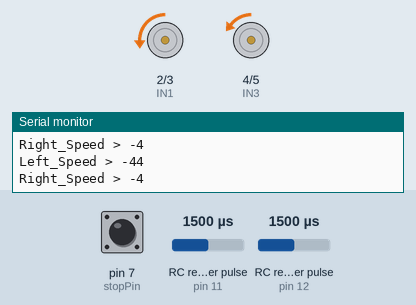
Recording of a sketch running on a simulated Arduino Uno, built with avr-gcc and run on an emulated ATmega328P. On the bench: motor-driver pin pairs drawn as motors (green arrow = first pin HIGH = forward, orange = second pin HIGH = backward, longer = more drive, scaled by the enable pin), the last lines printed to the serial monitor. Wiring (inferred from the names in the program): 2 × RC receiver channel: data pin 11 / data pin 12. The test bench sets the inputs (shaded band); at power-on: RC receiver pulse (sensors on pin 11, pin 12) 1500 µs, pin 7 (stopPin) LOW.

Above: at 1.2 s.
1.3 s: RC receiver pulse (sensor on pin 11) set to 1020 µs
At 2.6 s:
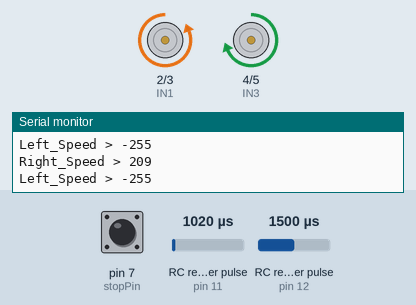
4.3 s: RC receiver pulse (sensor on pin 12) set to 1250 µs
At 5.7 s:
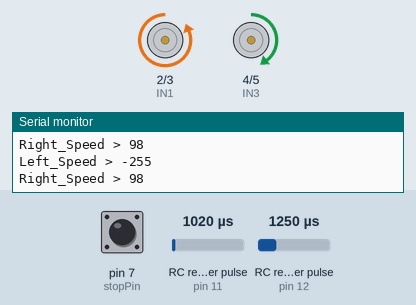
6.1 s: RC receiver pulse (sensor on pin 11) set to 1750 µs
At 7.9 s:
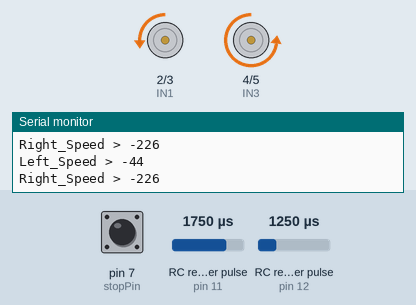
9.1 s: RC receiver pulse (sensor on pin 12) set to 1020 µs
At 10.6 s:
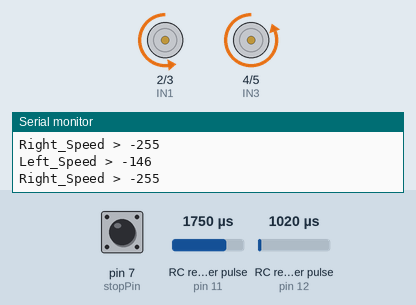
10.9 s: RC receiver pulse (sensor on pin 11) set to 1250 µs
At 11.8 s:
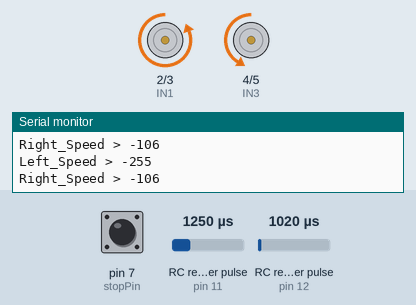
13.9 s: RC receiver pulse (sensor on pin 12) set to 1500 µs
At 15.8 s:
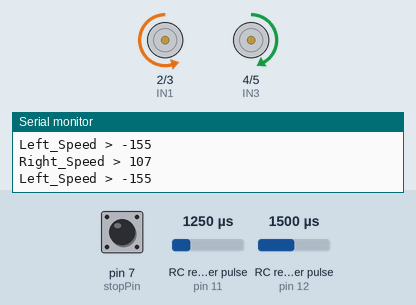
Timing chart, 0 to 17.3 s (numbered marks = the images above; inputs shaded):
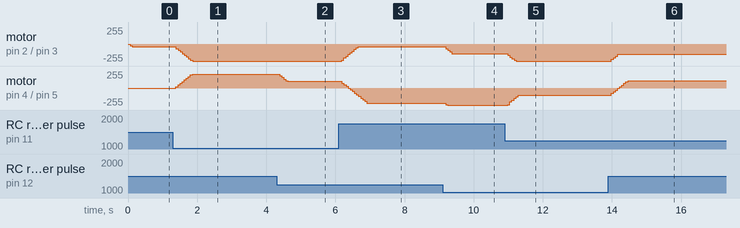

The sketch:

Incrementing_speed.ino
```cpp
// ===== Receiver Pins =====
const int throttlePin = 12;
const int steeringPin = 11;

// Emergency Stop Pin
const int stopPin = 7;

// ===== Motor Driver Pins =====
// Left Motor
const int IN1 = 2;
const int IN2 = 3;
const int ENA = 9;

// Right Motor
const int IN3 = 4;
const int IN4 = 5;
const int ENB = 10;

// ===== Variables =====
int throttle = 0;
int steering = 0;

int leftTarget = 0;
int rightTarget = 0;

int leftSpeed = 0;
int rightSpeed = 0;

// Smooth ramp speed (higher = faster response)
int rampStep = 25;

// ===== Timing =====
unsigned long lastLoopTime = 0;
const unsigned long loopInterval = 20; // ms — replaces delay(20)

void setup(){
  pinMode(throttlePin, INPUT);
  pinMode(steeringPin, INPUT);

  pinMode(IN1, OUTPUT);
  pinMode(IN2, OUTPUT);
  pinMode(ENA, OUTPUT);

  pinMode(IN3, OUTPUT);
  pinMode(IN4, OUTPUT);
  pinMode(ENB, OUTPUT);

  Serial.begin(9600);
}

void loop() {
  unsigned long now = millis();
  if (now - lastLoopTime < loopInterval) return; // non-blocking wait
  lastLoopTime = now;

  // ===== Read Receiver Signals =====
  int throttlePulse = pulseIn(throttlePin, HIGH, 25000);
  int steeringPulse = pulseIn(steeringPin, HIGH, 25000);
  int stopPulse = pulseIn(stopPin, HIGH, 25000);
  /* Print Values
  Serial.print("Steering > ");
  Serial.println(steeringPulse);
  Serial.print("Throttle > ");
  Serial.println(throttlePulse);
  Serial.print("stopPulse > ");
  Serial.println(stopPulse);
  */

  // Safety check (if signal lost)
  if (throttlePulse == 0 || steeringPulse == 0) {
    throttle = 0;
    steering = 0;
  } else {
    // Convert pulse (1000–2000) to -255 to 255
    throttle = map(throttlePulse, 980, 2128, -255, 255);
    steering = map(steeringPulse, 970, 2120, -255, 255);
  }

  /* Print Values
  Serial.print("Throttle > ");
  Serial.println(throttle);
  Serial.print("Steering > ");
  Serial.println(steering);
  */

  // Deadzone (prevents jitter)
  int DEADZONE = 15;
  if (abs(throttle) < DEADZONE) throttle = 0;
  if (abs(steering) < DEADZONE) steering = 0;

  // Constrain Values
  if (throttle >  255) throttle =  255;
  if (steering >  255) steering =  255;
  if (throttle < -255) throttle = -255;
  if (steering < -255) steering = -255;

  // ===== Differential Mixing =====
  leftTarget  = throttle + steering;
  rightTarget = throttle - steering;

  // Constrain Values
  if (leftTarget  >  255) leftTarget  =  255;
  if (leftTarget  < -255) leftTarget  = -255;
  if (rightTarget >  255) rightTarget =  255;
  if (rightTarget < -255) rightTarget = -255;

  // ===== Smooth Acceleration =====
  leftSpeed  = ramp(leftSpeed,  leftTarget);
  rightSpeed = ramp(rightSpeed, rightTarget);

  // Print Values
  Serial.print("Left_Speed > ");
  Serial.println(leftSpeed);
  Serial.print("Right_Speed > ");
  Serial.println(rightSpeed);

  // Constrain Values
  if (leftSpeed  >  255) leftSpeed  =  255;
  if (leftSpeed  < -255) leftSpeed  = -255;
  if (rightSpeed >  255) rightSpeed =  255;
  if (rightSpeed < -255) rightSpeed = -255;

  // ===== Drive Motors =====
  if (stopPulse <= 2000) {
    setMotor(ENA, IN1, IN2, leftSpeed);
    setMotor(ENB, IN3, IN4, rightSpeed);
  } else {
    setMotor(ENA, IN1, IN2, 0);
    setMotor(ENB, IN3, IN4, 0);
    leftSpeed  = 0;
    rightSpeed = 0;
  }
}

// ===== Smooth Ramp Function =====
int ramp(int current, int target) {
  if (current < target) {
    current += rampStep;
    if (current > target) current = target;
  } else if (current > target) {
    current -= rampStep;
    if (current < target) current = target;
  }
  return current;
}

// ===== Motor Control Function =====
void setMotor(int pwmPin, int in1, int in2, int speed) {
  if (speed > 0) {
    digitalWrite(in1, HIGH);
    digitalWrite(in2, LOW);
    analogWrite(pwmPin, speed);
  }
  else if (speed < 0) {
    digitalWrite(in1, LOW);
    digitalWrite(in2, HIGH);
    analogWrite(pwmPin, -speed);
  }
  else {
    digitalWrite(in1, LOW);
    digitalWrite(in2, LOW);
    analogWrite(pwmPin, 0);
  }
}
```

Measured:
- after the input at 1.3 s, motor on pin 2 (IN1) / pin 3 (IN2): moves from backward 44/255 to backward 255/255 over 0.48 s, starting after 0.09 s; motor on pin 4 (IN3) / pin 5 (IN4): moves from backward 4/255 to forward 209/255 over 0.48 s, starting after 0.09 s
- after the input at 4.3 s, motor on pin 4 (IN3) / pin 5 (IN4): forward 209/255 → forward 184/255 after 0.09 s, → forward 159/255 0.06 s later, → forward 134/255 0.06 s later, → forward 98/255 0.06 s later
- after the input at 6.1 s, motor on pin 2 (IN1) / pin 3 (IN2): moves from backward 255/255 to backward 44/255 over 0.48 s, starting after 0.09 s; motor on pin 4 (IN3) / pin 5 (IN4): moves from forward 98/255 to backward 226/255 over 0.72 s, starting after 0.09 s
- after the input at 9.1 s, motor on pin 2 (IN1) / pin 3 (IN2): moves from backward 44/255 to backward 146/255 over 0.24 s, starting after 0.09 s; motor on pin 4 (IN3) / pin 5 (IN4): backward 226/255 → backward 251/255 after 0.09 s, → backward 255/255 0.06 s later
- after the input at 10.9 s, motor on pin 2 (IN1) / pin 3 (IN2): moves from backward 146/255 to backward 255/255 over 0.24 s, starting after 0.09 s; motor on pin 4 (IN3) / pin 5 (IN4): moves from backward 255/255 to backward 106/255 over 0.24 s, starting after 0.09 s
- after the input at 13.9 s, motor on pin 2 (IN1) / pin 3 (IN2): backward 255/255 → backward 230/255 after 0.09 s, → backward 205/255 0.06 s later, → backward 155/255 0.06 s later; motor on pin 4 (IN3) / pin 5 (IN4): moves from backward 106/255 to forward 107/255 over 0.48 s, starting after 0.09 s
